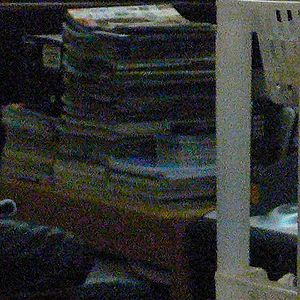
#> input picture gambar-noise.jpg, 300 x 300 px
$ python image.py
#> lines starting #> are read from the running program, lines starting #| are printed output that depends on the picture
import cv2
import numpy as np
from matplotlib import pyplot as plt

img = cv2.imread('gambar-noise.jpg')
#> img is the input picture: shape (300, 300, 3); mean B, G, R 49, 50.8, 49.2

blur = cv2.GaussianBlur(img,(5,5),0)
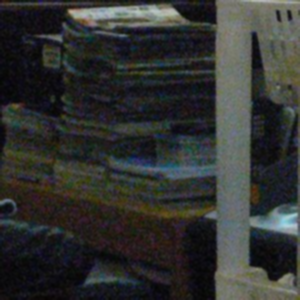
#> blur: shape (300, 300, 3); mean B, G, R 49, 50.8, 49.2

plt.subplot(121),plt.imshow(img),plt.title('Gambar Awal')
plt.xticks([]), plt.yticks([])
plt.subplot(122),plt.imshow(blur),plt.title('Setelah Di Proses')
plt.xticks([]), plt.yticks([])
plt.show()
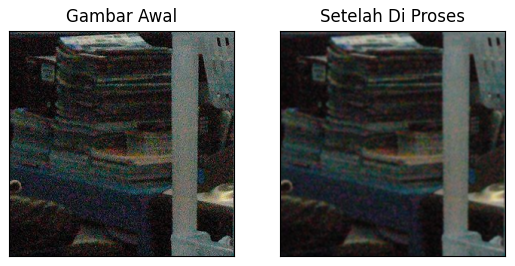
#> figure drawn by matplotlib, 2 panels; B, G, R data is drawn as R, G, B

# Riky Susanto
